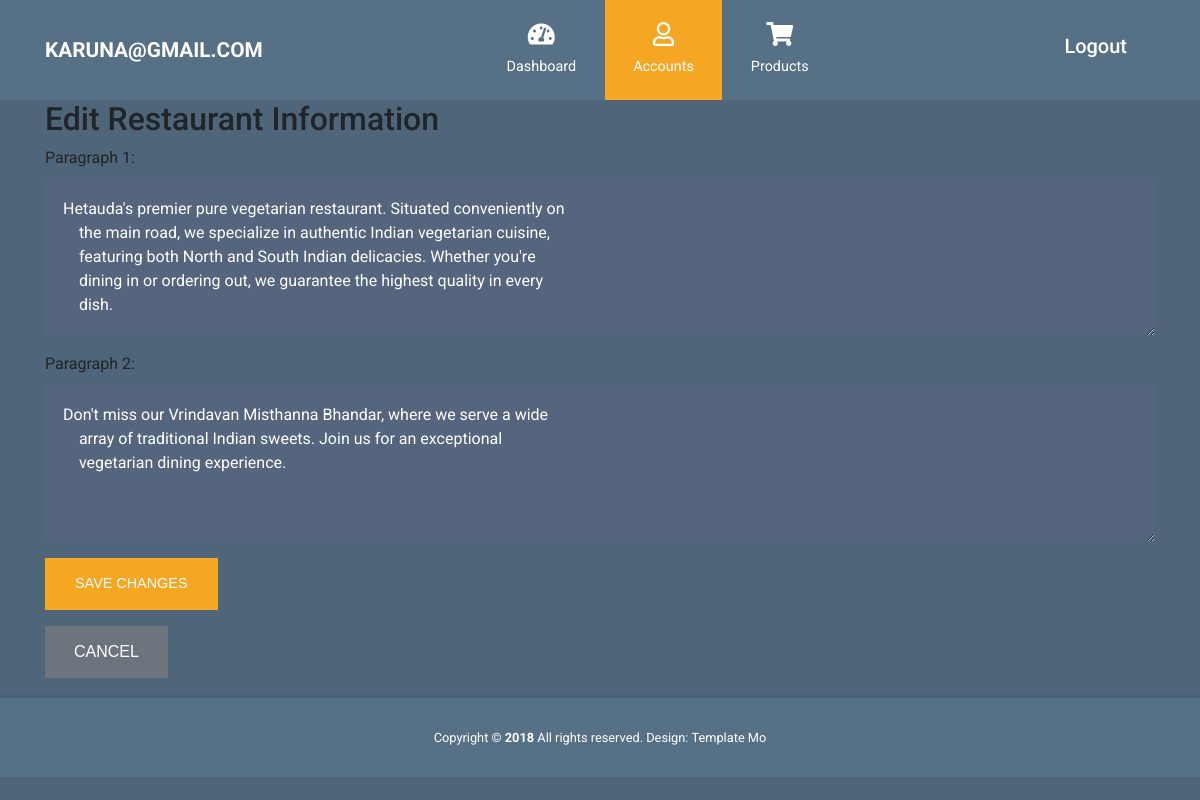
Screenshot of /admin-dashboard/edit-aboutus-content/ (signed in) with the database file from the repository.
### adminpage/models.py (models this page shows, shortened)
class RestaurantInfo(models.Model):
    description1 = models.TextField("Paragraph 1")
    description2 = models.TextField("Paragraph 2")

### adminpage/views.py (the view)
# urls.py: path('edit-aboutus-content/',edit_restaurant_info, name='edit_restaurant_info')
@login_required
def edit_restaurant_info(request):
    info = RestaurantInfo.objects.first()
    if request.method == 'POST':
        form = RestaurantInfoForm(request.POST, instance=info)
        if form.is_valid():
            form.save()
            return redirect('admin_dashboard')
    else:
        form = RestaurantInfoForm(instance=info)
    return render(request, 'adminfile/about-us-content.html', {'form': form})

### adminpage/forms.py
class RestaurantInfoForm(forms.ModelForm):
    class Meta:
        model = RestaurantInfo
        fields = ['description1', 'description2']
        widgets = {
            'description1': forms.Textarea(attrs={'class': 'form-control', 'rows': 5}),
            'description2': forms.Textarea(attrs={'class': 'form-control', 'rows': 5}),
        }

### templates/adminfile/about-us-content.html (shortened to what this page needs)
{% extends 'adminfile/ad_parent.html' %}
{% block contents %}
{% load static %}
<!DOCTYPE html>
<html lang="en">
  <head>
    <link rel="stylesheet" href="{% static 'css/style.css' %}">
  </head>
  <body>
    <div class="container">
      <h2>Edit Restaurant Information</h2>
      <form method="post">
        {{ form.as_p }}
        <button type="submit" class="btn btn-primary">Save Changes</button>
      </form>
      <a href="{% url 'admin_dashboard' %}" class="btn btn-secondary mt-3">Cancel</a>
    </div>
  </body>
</html>
{% endblock %}

### templates/adminfile/ad_parent.html (shortened to what this page needs)
{% load static %}
<!DOCTYPE html>
<html lang="en">
  <head>
    <link
      rel="stylesheet"
      href="{% static 'adminfiles/css/fontawesome.min.css' %}"
    />
    <link
      rel="stylesheet"
      href="{% static 'adminfiles/css/bootstrap.min.css' %}"
    />
    <link
      rel="stylesheet"
      href="{% static 'adminfiles/css/templatemo-style.css' %}"
    />
  </head>
  <body id="reportsPage">
    <div class="" id="home">
      <nav class="navbar navbar-expand-xl">
        <div class="container h-100">
          <a
            class="navbar-brand"
            href="{% static 'adminfile/dashboard.html' %}"
          >
            <h1 class="tm-site-title mb-0">{{request.user.username}}</h1>
          </a>
          <div class="collapse navbar-collapse" id="navbarSupportedContent">
            <ul class="navbar-nav mx-auto h-100">
              <li class="nav-item">
                <a
                  class="nav-link {{dashboard_admin}}"
                  href="{% url 'admin_dashboard' %}"
                >
                  <i class="fas fa-tachometer-alt"></i>
                  Dashboard
                </a>
              </li>
              <li class="nav-item">
                <a class="nav-link active" href="{% url 'userlist' %}">
                  <i class="far fa-user"></i> Accounts
                </a>
              </li>
              <li class="nav-item">
                <a
                  class="nav-link {{product_admin}}"
                  href="{% url 'admin_product' %}"
                >
                  <i class="fas fa-shopping-cart"></i>
                  Products
                </a>
              </li>
            </ul>
            <ul class="navbar-nav">
              <li class="nav-item">
                <a class="nav-link d-block" href="{% url 'userlogout' %}">
                  <h5>Logout</h5>
                </a>
              </li>
            </ul>
          </div>
        </div>
      </nav>
      {% block contents %} {% endblock %}
      <footer class="tm-footer row tm-mt-small">
        <div class="col-12 font-weight-light">
          <p class="text-center text-white mb-0 px-4 small">
            Copyright &copy; <b>2018</b> All rights reserved. Design:
            <a
              rel="nofollow noopener"
              href="https://templatemo.com"
              class="tm-footer-link"
              >Template Mo</a
            >
          </p>
        </div>
      </footer>
    </div>
  </body>
</html>

### static/adminfiles/css/templatemo-style.css (style rules this page uses)
html { font-size: 16px; overflow-x: hidden; }
body { font-family: Roboto, Helvetica, Arial, sans-serif; background-color: #4e657a; overflow-x: hidden; }
a { transition: all 0.3s ease; }
.navbar-brand { display: flex; align-items: center; }
.tm-site-title { display: inline-block; text-transform: uppercase; font-size: 1.3rem; font-weight: 700; color: #fff; }
.navbar { height: 100px; background-color: #567086; padding: 0; }
.navbar .container { position: relative; }
.tm-mt-small { margin-top: 20px; }
.nav-link { color: #fff; height: 100%; display: flex; align-items: center; justify-content: center; flex-direction: column; font-size: 90%; }
.nav-link > i { margin-bottom: 10px; margin-right: 0; font-size: 1.5rem; }
.dropdown-item, .nav-link { padding: 15px 20px; }
.navbar-nav .active > .nav-link, .navbar-nav .nav-link.active { background-color: #f5a623; color: #fff; }
.navbar-nav .nav-link.active i { color: #fff; }
.nav-item { text-align: center; }
.nav-item:last-child { margin-right: 0; }
.form-control { background-color: #54657d; color: #fff; border: 0; }
.form-control { padding: 19px 18px; border-radius: 0; height: 50px; }
.btn { border-radius: 0; padding: 13px 28px; transition: all 0.2s ease; max-width: 100%; }
.btn-primary { color: #fff; background-color: #f5a623; border: 2px solid #f5a623; font-size: 90%; font-weight: 600; }
.tm-footer { background-color: #567086; padding-top: 30px; padding-bottom: 30px; -webkit-box-shadow: 0 -3px 5px 0 rgba(69, 92, 113, 0.59); -moz-box-shadow: 0 -3px 5px 0 rgba(69, 92, 113, 0.59); box-shadow: 0 -3px 5px 0 rgba(69, 92, 113, 0.59); }
.tm-footer-link { color: white; }
@media (min-width: 1200px) { .navbar-expand-xl .navbar-nav .nav-link { padding-left: 28px; padding-right: 28px; } }
@media (min-width: 1200px) { .navbar-collapse { height: 100%; } }
@media (max-width: 1275px) and (min-width: 1200px) { .nav-item { margin-right: 15px; } }
@media (max-width: 1350px) { .nav-item { margin-right: 1px; } }

### static/css/style.css (style rules this page uses)
html { scroll-behavior: smooth; }
:root { --primary: #FEA116; --light: #F1F8FF; --dark: #0F172B; }
.btn { font-family: 'Nunito', sans-serif; font-weight: 500; text-transform: uppercase; transition: .5s; }
.btn.btn-primary, .btn.btn-secondary { color: #FFFFFF; }

### rows the page displays
RestaurantInfo: description1 "Hetauda's premier pure vegetarian restaurant. Situated conveniently on the main road, we specialize in authentic Indian vegetarian cuisine, featuring both North and South Indian delicacies. Whether you're dining in or ordering out, we guarantee the highest quality in every dish.", description2 "Don't miss our Vrindavan Misthanna Bhandar, where we serve a wide array of traditional Indian sweets. Join us for an exceptional vegetarian dining experience."

### other values shown
{{ request.user.username }} "KARUNA@GMAIL.COM"
